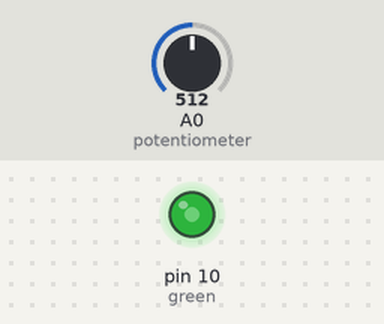
The sketch below on a simulated Arduino Uno, built with avr-gcc and run on an emulated ATmega328P. Parts: output pins drawn as LEDs (lit = HIGH). Inputs (shaded band) come from the test bench; at power-on: A0 (potentiometer) = 512.

Above: at 1.2 s.
1.3 s: A0 (potentiometer) set to 716
At 1.7 s:
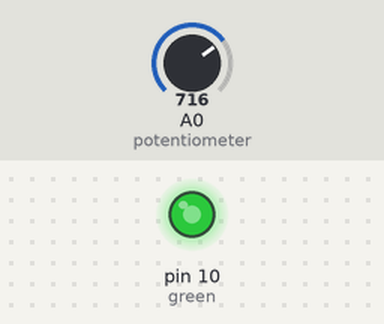
2.8 s: A0 (potentiometer) set to 900
At 4.0 s:
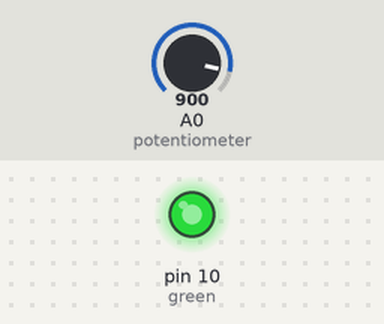
4.3 s: A0 (potentiometer) set to 122
At 5.1 s:
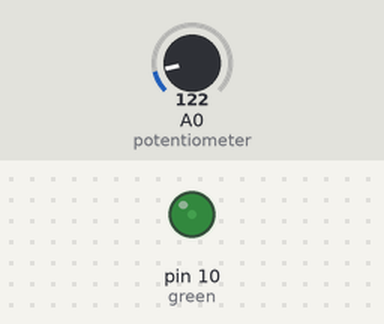
5.8 s: A0 (potentiometer) set to 0
At 6.3 s:
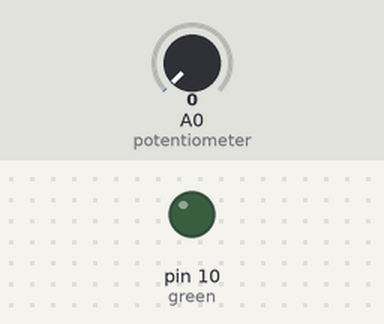
7.3 s: A0 (potentiometer) set to 511
At 8.6 s:
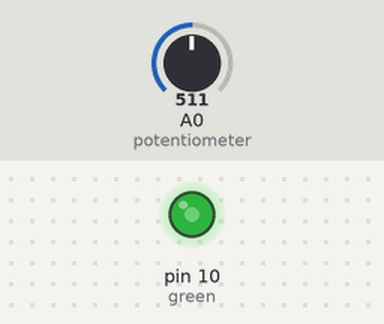
Timing chart, 0 to 9.8 s (numbered marks = the images above; inputs shaded):
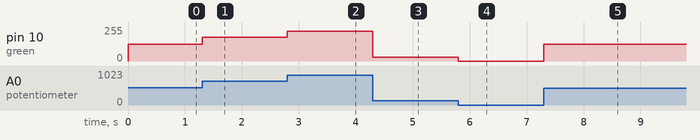

The sketch:

Lab_6_level_2.ino
```cpp
int green = 10;
int potentiometer = A0;

void setup()
{
  pinMode(green, OUTPUT);
}

void loop()
 {
  //create the new variable called value
  //value is equal to what the potentiometer is reading
  int value = analogRead(potentiometer);
  //map is a function
  //it maps(creates a correspondence)the max value from the potentiometer(1024) to the max value of LED(255)
  value = map(value, 0, 1024, 0, 255);
  //outputs to the LED whatever value is mapping from the potentiometer:
  analogWrite(green, value);
  }
```

Measured:
- after the input at 1.3 s, pin 10 (green): 127/255 → 178/255 at once
- after the input at 2.8 s, pin 10 (green): 178/255 → 224/255 at once
- after the input at 4.3 s, pin 10 (green): 224/255 → 30/255 at once
- after the input at 5.8 s, pin 10 (green): 30/255 → 0/255 at once
- after the input at 7.3 s, pin 10 (green): 0/255 → 127/255 at once
